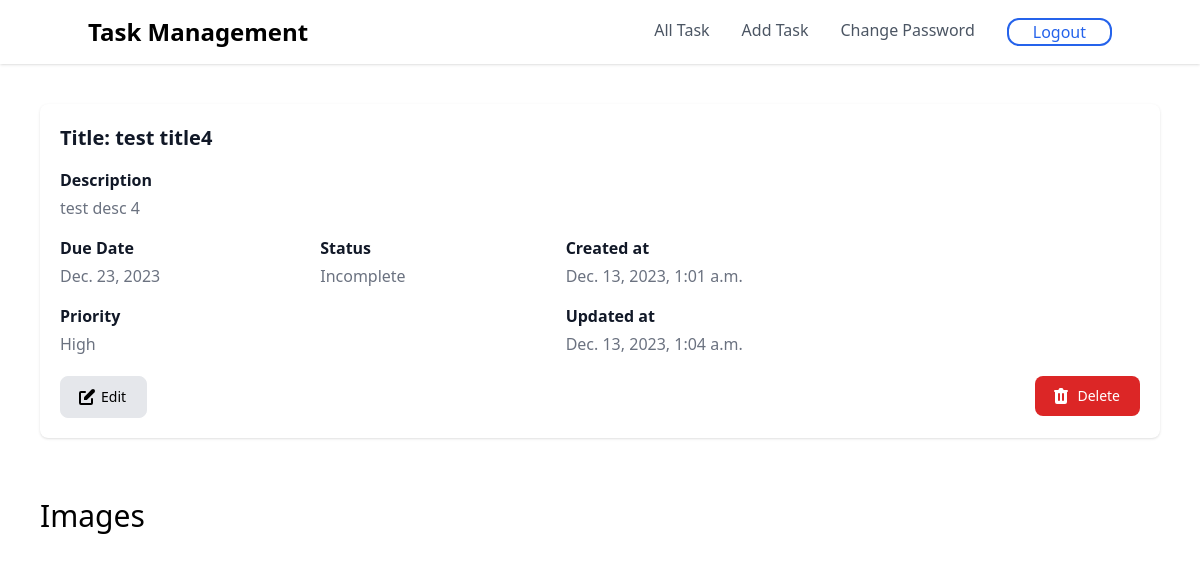
The app's page /task/8 (signed in) with its own data.
### task/models.py (models this page shows, shortened)
class Task(models.Model):
    user = models.ForeignKey(User, on_delete=models.CASCADE)
    title = models.CharField(max_length=255)
    description = models.TextField()
    due_date = models.DateField()
    priority = models.CharField(max_length=30, choices=PRIORITY)
    mark_as_completed = models.BooleanField(default=False)
    created_at = models.DateTimeField(auto_now_add=True)
    updated_at = models.DateTimeField(auto_now=True)

### task/views.py (the view)
# urls.py: path("task/<int:id>", views.view_task, name="view_task"),
@login_required(login_url="user_login")
def view_task(request, id):
    task = Task.objects.prefetch_related("images").get(id=id)
    return render(request, "view_task.html", {"task": task})

### templates/view_task.html (shortened to what this page needs)
{% extends 'base.html' %}
{% block content %}
<div class="p-5 m-10 bg-white rounded-lg justify-center shadow dark:bg-gray-800 sm:p-5">
    <div class="flex justify-between mb-4 rounded-t sm:mb-5">
        <div class="text-lg text-gray-900 md:text-xl dark:text-white">
            <h3 class="font-semibold ">
                Title: {{task.title}}
            </h3>
        </div>
    </div>
    <dt class="mb-2 font-semibold leading-none text-gray-900 dark:text-white">Description</dt>
    <dd class="mb-4 font-light text-gray-500 sm:mb-5 dark:text-gray-400">{{task.description}}</dd>
    <div class="flex gap-40">
        <dl>
            <dt class="mb-2 font-semibold leading-none text-gray-900 dark:text-white">Due Date</dt>
            <dd class="mb-4 font-light text-gray-500 sm:mb-5 dark:text-gray-400">{{task.due_date}}</dd>
            <dt class="mb-2 font-semibold leading-none text-gray-900 dark:text-white">Priority</dt>
            <dd class="mb-4 font-light text-gray-500 sm:mb-5 dark:text-gray-400">{{task.priority|capfirst}}</dd>
        </dl>
        <dl>
            <dt class="mb-2 font-semibold leading-none text-gray-900 dark:text-white">Status</dt>
            <dd class="mb-4 font-light text-gray-500 sm:mb-5 dark:text-gray-400">{% if task.mark_as_completed %}
                Completed
                {% else %}
                Incomplete
                {% endif %}</dd>
        </dl>
        <dl>
            <dt class="mb-2 font-semibold leading-none text-gray-900 dark:text-white">Created at</dt>
            <dd class="mb-4 font-light text-gray-500 sm:mb-5 dark:text-gray-400">{{task.created_at}}</dd>
            <dt class="mb-2 font-semibold leading-none text-gray-900 dark:text-white">Updated at</dt>
            <dd class="mb-4 font-light text-gray-500 sm:mb-5 dark:text-gray-400">{{task.updated_at}}</dd>
        </dl>
    </div>
    <div class="items-center">
        <div class="flex justify-between space-x-3 sm:space-x-4">
            <a href="{% url 'edit_task' task.id %}"
                class="text-black inline-flex items-center border bg-gray-200 hover:bg-gray-800 hover:text-white focus:ring-4 focus:outline-none focus:ring-primary-300 font-medium rounded-lg text-sm px-5 py-2.5 text-center dark:bg-primary-600 dark:hover:bg-primary-700 dark:focus:ring-primary-800">
                Edit
            </a>
            <form action="{% url 'delete_task' task.id %}" method="post">
                <button type="submit" onclick="return confirm('Are you sure want to delete?')"
                    class="inline-flex items-center text-white bg-red-600 hover:bg-red-700 focus:ring-4 focus:outline-none focus:ring-red-300 font-medium rounded-lg text-sm px-5 py-2.5 text-center dark:bg-red-500 dark:hover:bg-red-600 dark:focus:ring-red-900">
                    Delete
                </button>
            </form>
        </div>
    </div>
</div>
<div class="p-5 m-5">
    <h1 class="text-3xl">Images</h1>
</div>
{% endblock %}

### records on screen
Task: title "test title4", description "test desc 4", due_date "Dec. 23, 2023", priority "High", created_at "Dec. 13, 2023, 1:01 a.m.", updated_at "Dec. 13, 2023, 1:04 a.m."
